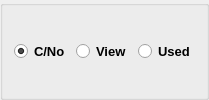
         <widget class="QGroupBox" name="groupBox_3">
          <property name="minimumSize">
           <size>
            <width>32</width>
            <height>0</height>
           </size>
          </property>
          <property name="title">
           <string/>
          </property>
          <layout class="QHBoxLayout" name="horizontalLayout">
           <item>
            <widget class="QRadioButton" name="radioButton_CNo">
             <property name="font">
              <font>
               <family>Arial</family>
               <pointsize>10</pointsize>
               <weight>75</weight>
               <bold>true</bold>
              </font>
             </property>
             <property name="text">
              <string>C/No</string>
             </property>
             <property name="checked">
              <bool>true</bool>
             </property>
            </widget>
           </item>
           <item>
            <widget class="QRadioButton" name="radioButton_View">
             <property name="font">
              <font>
               <family>Arial</family>
               <pointsize>10</pointsize>
               <weight>75</weight>
               <bold>true</bold>
              </font>
             </property>
             <property name="text">
              <string>View</string>
             </property>
            </widget>
           </item>
           <item>
            <widget class="QRadioButton" name="radioButton_Used">
             <property name="minimumSize">
              <size>
               <width>16</width>
               <height>0</height>
              </size>
             </property>
             <property name="font">
              <font>
               <family>Arial</family>
               <pointsize>10</pointsize>
               <weight>75</weight>
               <bold>true</bold>
              </font>
             </property>
             <property name="text">
              <string>Used</string>
             </property>
            </widget>
           </item>
          </layout>
         </widget>
